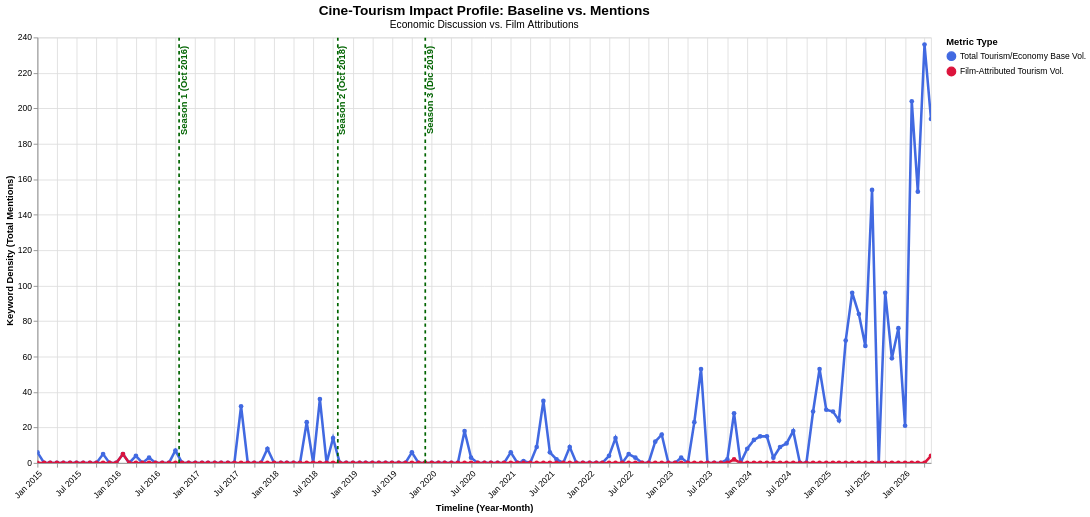

Specify this chart in Vega-Lite:
### Vega-Lite specification from a JSON file in a GitHub repository (floating-point values rounded to 4 significant figures; data arrays with more than 128 entries replaced by an {"elided": "..."} marker saying what was removed)
{"config": {"view": {"continuousWidth": 300, "continuousHeight": 300}}, "layer": [{"data": {"name": "data-078eed96400c969b011f5ff051818f5c"}, "mark": {"type": "line", "point": true, "strokeWidth": 3}, "encoding": {"color": {"field": "Metric", "legend": {"orient": "right", "title": "Metric Type"}, "scale": {"domain": ["Total Tourism/Economy Base Vol.", "Film-Attributed Tourism Vol."], "range": ["#4169E1", "#DC143C"]}, "type": "nominal"}, "tooltip": [{"field": "Date", "format": "%B %Y", "title": "Month", "type": "temporal"}, {"field": "Metric", "title": "Category", "type": "nominal"}, {"field": "Score", "title": "Impact Mentions", "type": "quantitative"}], "x": {"axis": {"format": "%b %Y", "labelAngle": -45}, "field": "Date", "title": "Timeline (Year-Month)", "type": "temporal"}, "y": {"field": "Score", "title": "Keyword Density (Total Mentions)", "type": "quantitative"}}, "name": "view_72286d6b8974f070_0"}, {"data": {"name": "data-badc6c999927d86d7f36975340d3992e"}, "mark": {"type": "rule", "size": 2, "strokeDash": [4, 4]}, "encoding": {"color": {"field": "Color", "scale": null, "type": "nominal"}, "x": {"field": "Date", "type": "temporal"}}}, {"data": {"name": "data-badc6c999927d86d7f36975340d3992e"}, "mark": {"type": "text", "align": "right", "angle": 270, "baseline": "top", "dx": 5, "fontSize": 11, "fontWeight": "bold"}, "encoding": {"color": {"field": "Color", "scale": null, "type": "nominal"}, "text": {"field": "Event", "type": "nominal"}, "x": {"field": "Date", "type": "temporal"}, "y": {"value": 15}}}], "height": 500, "params": [{"name": "param_1e9efca18e7a2868", "select": {"type": "interval", "encodings": ["x", "y"]}, "bind": "scales", "views": ["view_72286d6b8974f070_0"]}], "title": {"text": "Cine-Tourism Impact Profile: Baseline vs. Mentions", "fontSize": 16, "subtitle": "Economic Discussion vs. Film Attributions", "subtitleFontSize": 12}, "width": 1050, "$schema": "https://vega.github.io/schema/vega-lite/v6.4.1.json", "datasets": {"data-078eed96400c969b011f5ff051818f5c": {"elided": "274 records"}, "data-badc6c999927d86d7f36975340d3992e": [{"Date": "2016-10-18T00:00:00", "Event": "Season 1 (Oct 2016)", "Color": "#006400"}, {"Date": "2018-10-23T00:00:00", "Event": "Season 2 (Oct 2018)", "Color": "#006400"}, {"Date": "2019-12-02T00:00:00", "Event": "Season 3 (Dic 2019)", "Color": "#006400"}]}}
